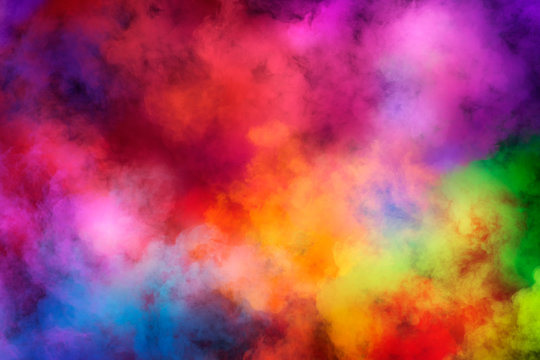
%> input picture src/Lab001/colors.jpg, 540 x 360 px
$ octave zadanie1.m   (GNU Octave 9; MATLAB toolbox functions it lacks are replaced by stand-ins)
%> lines starting %> are read from the running program, lines starting %| are printed output that depends on the picture; in (x1, y1, x2, y2) boxes, pixels count from 0 and x2, y2 are one past the last pixel; in counts of white or black regions, pixels touching at a corner belong together; the program's own positions count from 1
% Wczytaj obraz RGB
rgbImage = imread('colors.jpg');  % użyj dowolnego obrazu RGB
%> rgbImage is the input picture: size 360x540x3 uint8; mean R, G, B 169.9, 75.8, 98.1
imshow(rgbImage);
title('Obraz oryginalny RGB');

% 1. Konwersja do obrazu monochromatycznego (odcienie szarości)
grayImage = rgb2gray(rgbImage);
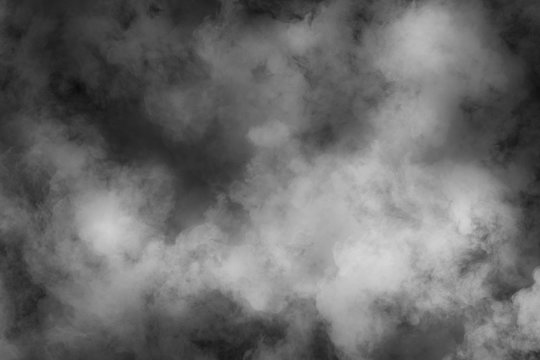
%> grayImage: size 360x540 uint8; min 11, max 213, mean 106.5
figure, imshow(grayImage);
title('Obraz monochromatyczny');

% 2. Binaryzacja obrazu (konwersja do obrazu binarnego)
binaryImage = imbinarize(grayImage);
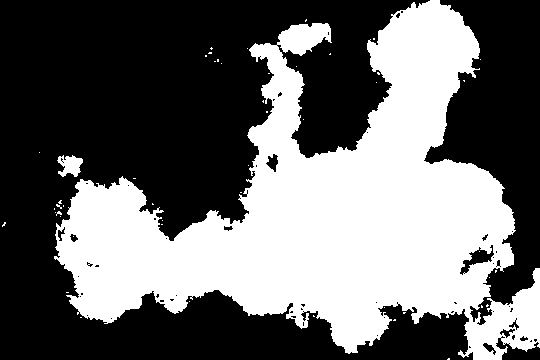
%> binaryImage: size 360x540 logical; 41.3% white; 50 white regions (48 under 20 px), largest, box (x1, y1, x2, y2) and area: (54, 0, 540, 360) 79695, (57, 155, 83, 177) 368
figure, imshow(binaryImage);
title('Obraz binarny');

% 3. Konwersja do obrazu indeksowanego (indeks + mapa kolorów)
[indexedImage, colormap] = rgb2ind(rgbImage, 256); % 256 kolorów
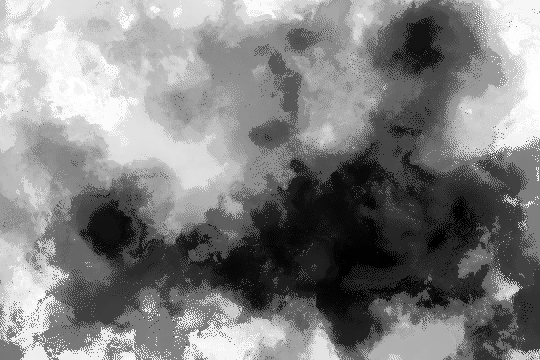
%> indexedImage: size 360x540 uint8; min 0, max 255, mean 129.3
%> colormap = 256 rows, first 12: [0.812 0.851 0.427; 0.984 0.792 0.231; 0.918 0.816 0.376; 0.906 0.761 0.525; 0.894 0.722 0.208; 0.89 0.694 0.678; 0.996 0.667 0.384; 0.984 0.659 0.173; 0.898 0.651 0.157; 0.984 0.565 0.839; 0.98 0.62 0.596; 0.996 0.612 0.498]
figure, imshow(indexedImage, colormap);
title('Obraz indeksowany');

% 4. Wyodrębnienie kanałów RGB
redChannel = rgbImage(:, :, 1);
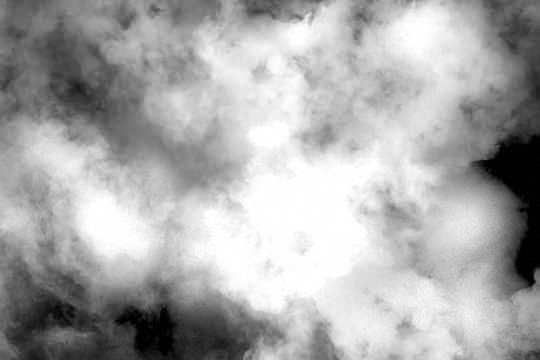
%> redChannel: size 360x540 uint8; min 0, max 255, mean 169.9
greenChannel = rgbImage(:, :, 2);
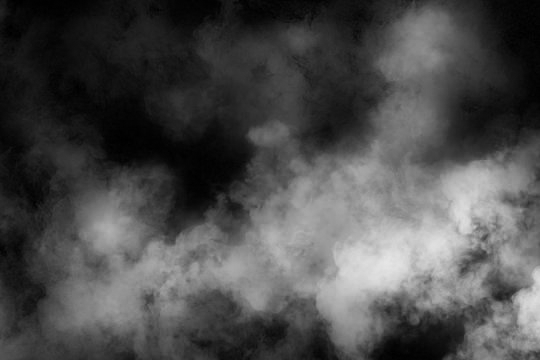
%> greenChannel: size 360x540 uint8; min 0, max 231, mean 75.8
blueChannel = rgbImage(:, :, 3);
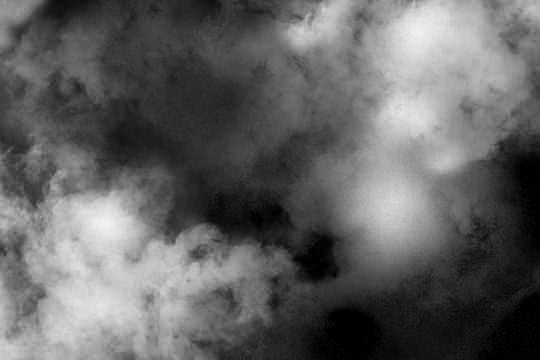
%> blueChannel: size 360x540 uint8; min 0, max 243, mean 98.1

figure,
subplot(1,3,1), imshow(redChannel), title('Kanał czerwony');
subplot(1,3,2), imshow(greenChannel), title('Kanał zielony');
subplot(1,3,3), imshow(blueChannel), title('Kanał niebieski');

% 5. Zapis do plików
imwrite(rgbImage, 'zadanie1images/obraz_rgb.png');
imwrite(grayImage, 'zadanie1images/obraz_szary.png');
imwrite(binaryImage, 'zadanie1images/obraz_binarny.png');
imwrite(indexedImage, colormap, 'zadanie1images/obraz_indeksowany.png');

% Zapis kanałów RGB
imwrite(redChannel, 'zadanie1images/kanal_czerwony.png');
imwrite(greenChannel, 'zadanie1images/kanal_zielony.png');
imwrite(blueChannel, 'zadanie1images/kanal_niebieski.png');
